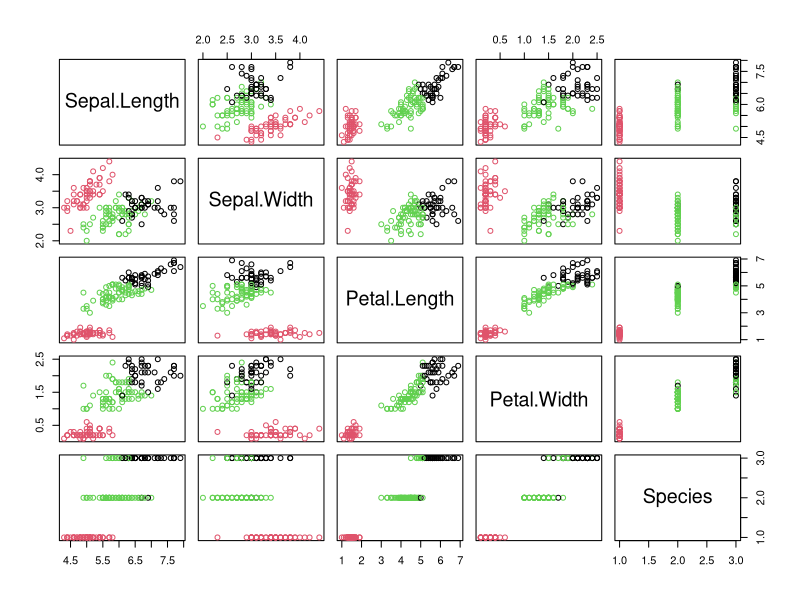

This chart was generated by the following R code:
iris_data = datasets::iris

irisCluster <- kmeans(iris_data[,1:4], 3, nstart=20)

plot(iris_data, col = irisCluster$cluster)
